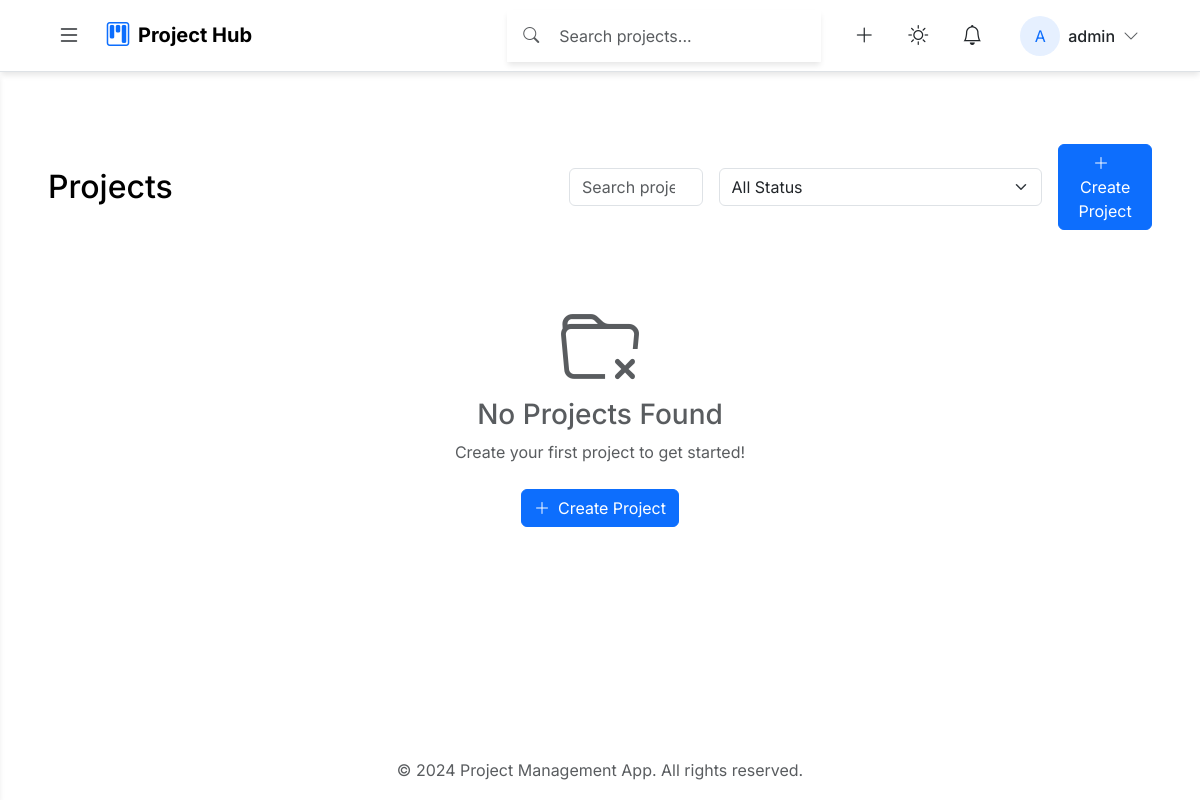
Page /projects/projects/ (signed in) on the earlier database version.
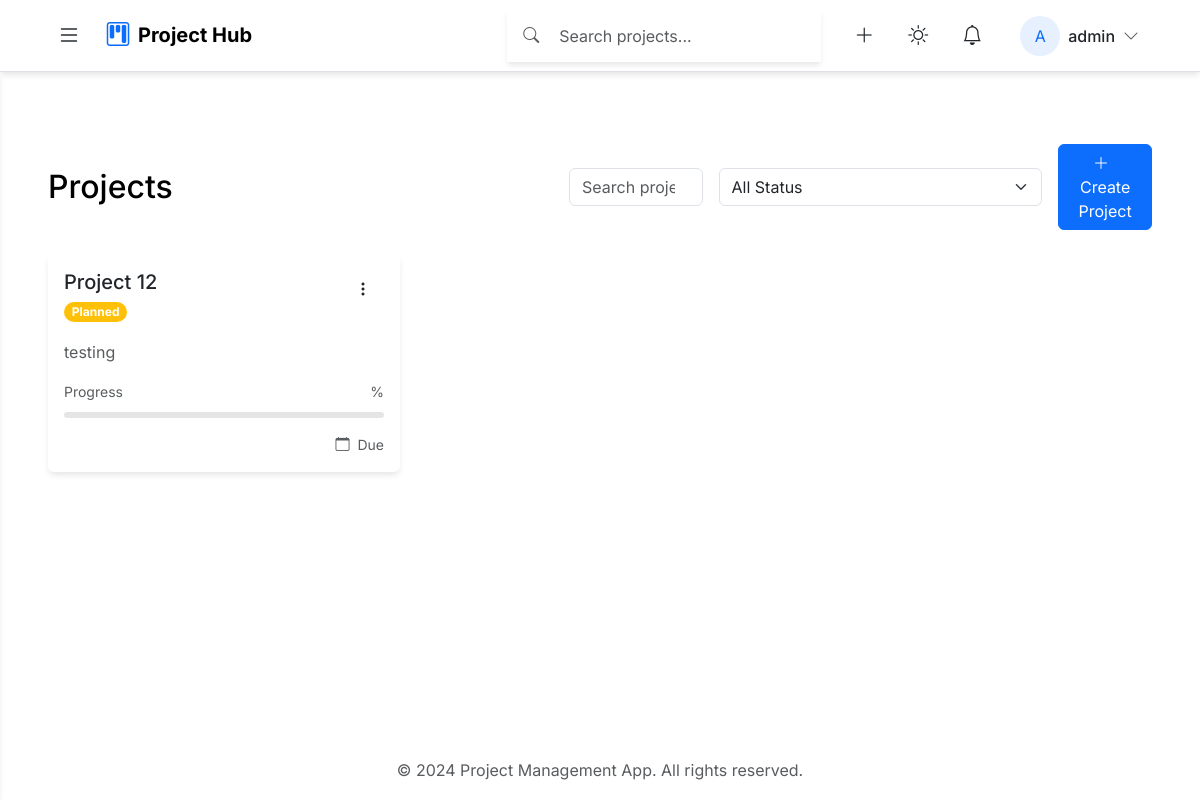
Same page on the later database version.
### projects/models.py (models this page shows, shortened)
class Project(models.Model):
    STATUS_CHOICES = [
        ('planned', 'Planned'),
        ('active', 'Active'),
        ('completed', 'Completed'),
        ('on_hold', 'On Hold')
    ]
    name = models.CharField(max_length=200)
    description = models.TextField()
    team = models.ForeignKey(Team, on_delete=models.CASCADE, related_name='projects')
    manager = models.ForeignKey(User, on_delete=models.CASCADE, related_name='managed_projects')
    status = models.CharField(max_length=20, choices=STATUS_CHOICES, default='planned')
    start_date = models.DateField()
    end_date = models.DateField()
    created_at = models.DateTimeField(auto_now_add=True)
    class Meta:
        ordering = ['-created_at']
        constraints = [
            models.UniqueConstraint(fields=['name', 'team'], name='unique_project_name_in_team')
        ]

### projects/views.py (the view)
# urls.py: path('projects/', views.project_list, name='project_list'),
@login_required
@handle_view_errors
def project_list(request):
    projects = get_user_projects(request.user)
    paginator = Paginator(projects, 10)  # Show 10 projects per page
    page = request.GET.get('page')
    projects = paginator.get_page(page)
    return render(request, 'projects/project_list.html', {'projects': projects})

### projects/utils/projects.py (called while the page is built)
def get_user_projects(user):
    return (Project.objects.filter(team__members__user=user)
            .select_related('team')
            .distinct()
            .order_by('-created_at'))

### projects/views.py (called while the page is built)
def base_context(request):
    if request.user.is_authenticated:
        return {
            'unread_notifications': Notification.objects.filter(
                user=request.user,
                read=False
            ).count(),
            'user_teams': Team.objects.filter(
                members__user=request.user
            ).distinct(),
            'team_members_count': TeamMember.objects.filter(
                team__members__user=request.user
            ).distinct().count(),
            'completed_tasks_count': Task.objects.filter(
                assigned_to=request.user,
                status=TASK_STATUS_DONE
            ).count(),
            'tasks_count': Task.objects.filter(
                assigned_to=request.user
            ).count()
        }
    return {}

### projects/templates/projects/project_list.html (shortened to what this page needs)
{% extends 'base.html' %}
{% load static %}
{% block content %}
<div class="container-fluid px-4">
    <div class="d-flex justify-content-between align-items-center mb-4">
        <h2 class="mb-0">Projects</h2>
        <div class="d-flex gap-3 align-items-center">
            <div class="search-wrapper">
                <input type="search" class="form-control" id="projectSearch" placeholder="Search projects...">
            </div>
            <select class="form-select" id="statusFilter">
                <option value="all">All Status</option>
            </select>
            <a href="{% url 'project_create' %}" class="btn btn-primary">
                <i class="bi bi-plus-lg me-2"></i>Create Project
            </a>
        </div>
    </div>
    <div class="row g-4">
        {% for project in projects %}
        <div class="col-md-6 col-lg-4 project-card" data-status="{{ project.status }}">
            <div class="card glass-card h-100">
                <div class="card-body">
                    <div class="d-flex justify-content-between align-items-start mb-3">
                        <div>
                            <h5 class="card-title mb-1">
                                <a href="{% url 'project_detail' project.id %}" class="text-decoration-none text-dark">
                                    {{ project.name }}
                                </a>
                            </h5>
                            <span class="badge rounded-pill
                                {% if project.status == 'active' %}bg-success
                                {% elif project.status == 'completed' %}bg-primary
                                {% else %}bg-warning{% endif %}">
                                {{ project.status|title }}
                            </span>
                        </div>
                        <div class="dropdown">
                            <button class="btn btn-icon" data-bs-toggle="dropdown">
                                <i class="bi bi-three-dots-vertical"></i>
                            </button>
                        </div>
                    </div>
                    <p class="card-text text-muted mb-3">{{ project.description|truncatechars:100 }}</p>
                    <div class="mb-3">
                        <div class="d-flex justify-content-between align-items-center mb-1">
                            <small class="text-muted">Progress</small>
                            <small class="text-muted">{{ project.progress }}%</small>
                        </div>
                        <div class="progress" style="height: 6px;">
                        </div>
                    </div>
                    <div class="d-flex justify-content-between align-items-center">
                        <small class="text-muted">
                            <i class="bi bi-calendar me-1"></i>
                            Due {{ project.due_date|date:"M d, Y" }}
                        </small>
                    </div>
                </div>
            </div>
        </div>
        {% empty %}
        <div class="col-12 text-center py-5">
            <div class="empty-state">
                <i class="bi bi-folder-x display-1 text-muted mb-4"></i>
                <h3 class="text-muted">No Projects Found</h3>
                <p class="text-muted mb-4">Create your first project to get started!</p>
                <a href="{% url 'project_create' %}" class="btn btn-primary">
                    <i class="bi bi-plus-lg me-2"></i>Create Project
                </a>
            </div>
        </div>
        {% endfor %}
    </div>
</div>
{% endblock %}

Differences in the rows shown:
added Project: name "Project 12", status "Planned", description "testing"
Other differences:
text no longer shown: "No Projects Found Create your first project to get started! Create Project"
